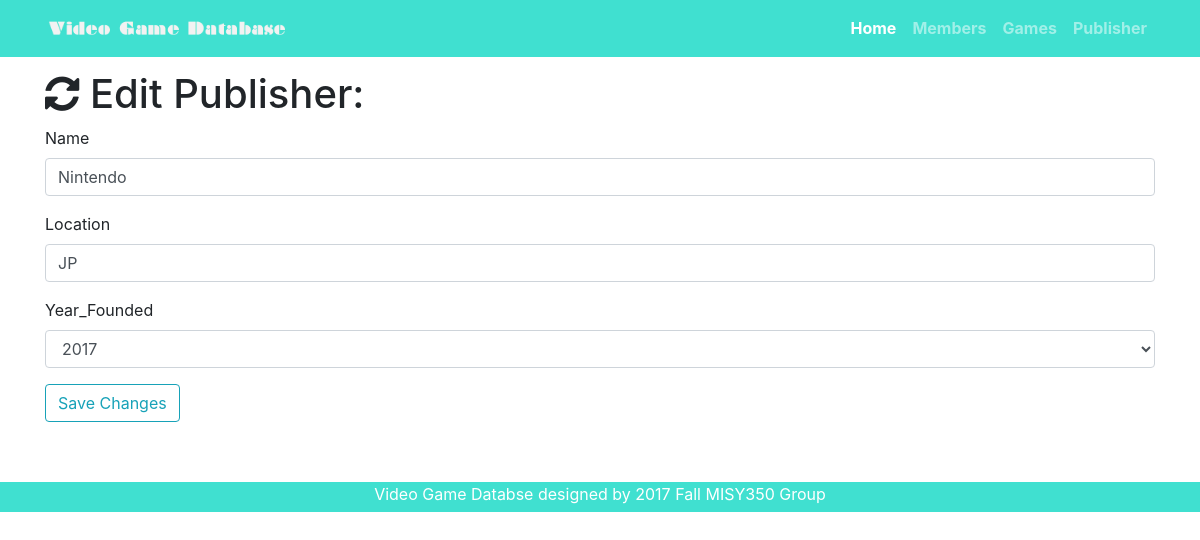
Page /publisher/edit/1 on the earlier database version.
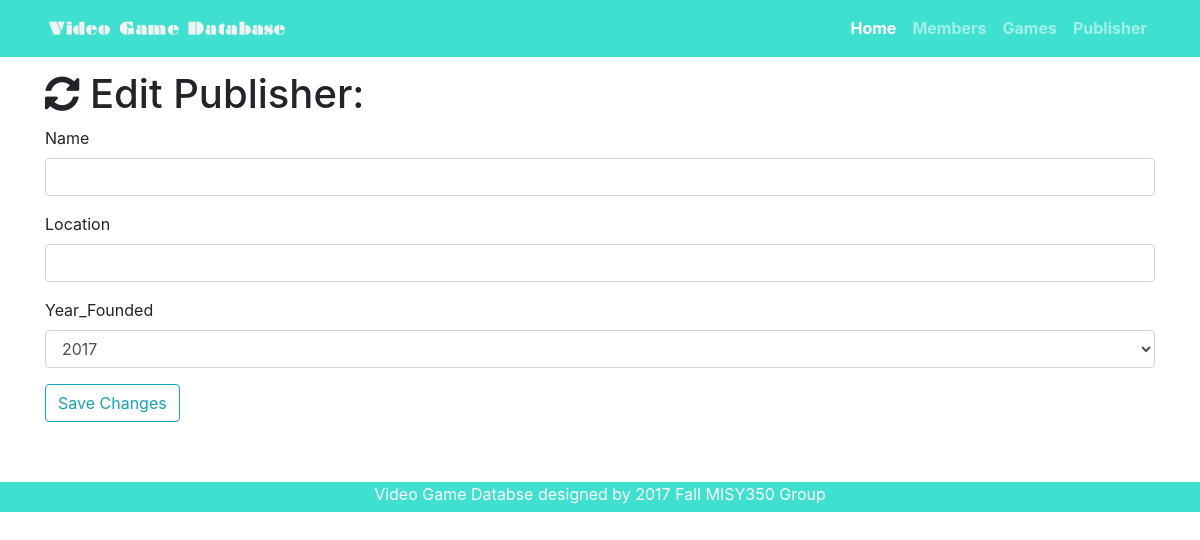
Same page on the later database version.
### videogame.py (models this page shows)
class Publisher(db.Model):
    __tablename__ = 'publishers'
    id = db.Column(db.Integer, primary_key=True)
    name = db.Column(db.String(64))
    location = db.Column(db.CHAR(2))
    year_founded = db.Column(db.Integer)
    publisher = db.relationship('Game', backref='publisher', cascade='delete')

### videogame.py (the view, shortened to what this page needs)
@app.route('/publisher/edit/<int:id>', methods=['GET', 'POST'])
def edit_publisher(id):
    publisher = Publisher.query.filter_by(id=id).first()
    if request.method == 'GET':
        return render_template('publisher-edit.html', publisher=publisher)

### templates/publisher-edit.html (shortened to what this page needs)
{% extends "game-base.html"%}
{% block page_content%}
  <div class="container">
    <h1><i class="fa fa-refresh fa-spin" aria-hidden="true"></i> Edit Publisher:</h1>
    <form action="/publisher/edit/{{publisher.id}}" method="post">
      <div class="form-group">
        <label>Name</label>
        <input class="form-control" type="text" name="name" value="{{publisher.name}}" required="true">
      </div>
      <div class="form-group">
        <label>Location</label>
        <input class="form-control" type="text" name="location" value="{{publisher.location}}" required="true">
      </div>
      <div class="form-group">
        <label>Year_Founded</label>
        <select class="form-control" name="year_founded">
          {% for i in range(1950, 2020) %}
            {% if i == 2017 %}
              <option selected="selected">{{i}}</option>
            {% else %}
              <option>{{i}}</option>
            {% endif %}
          {% endfor %}
        </select>
      </div>
      <button type="submit" class="btn btn-outline-info">Save Changes</button>
    </form>
  </div>
{% endblock%}

Differences in the rows shown:
removed Publisher: name "Nintendo", location "JP"
